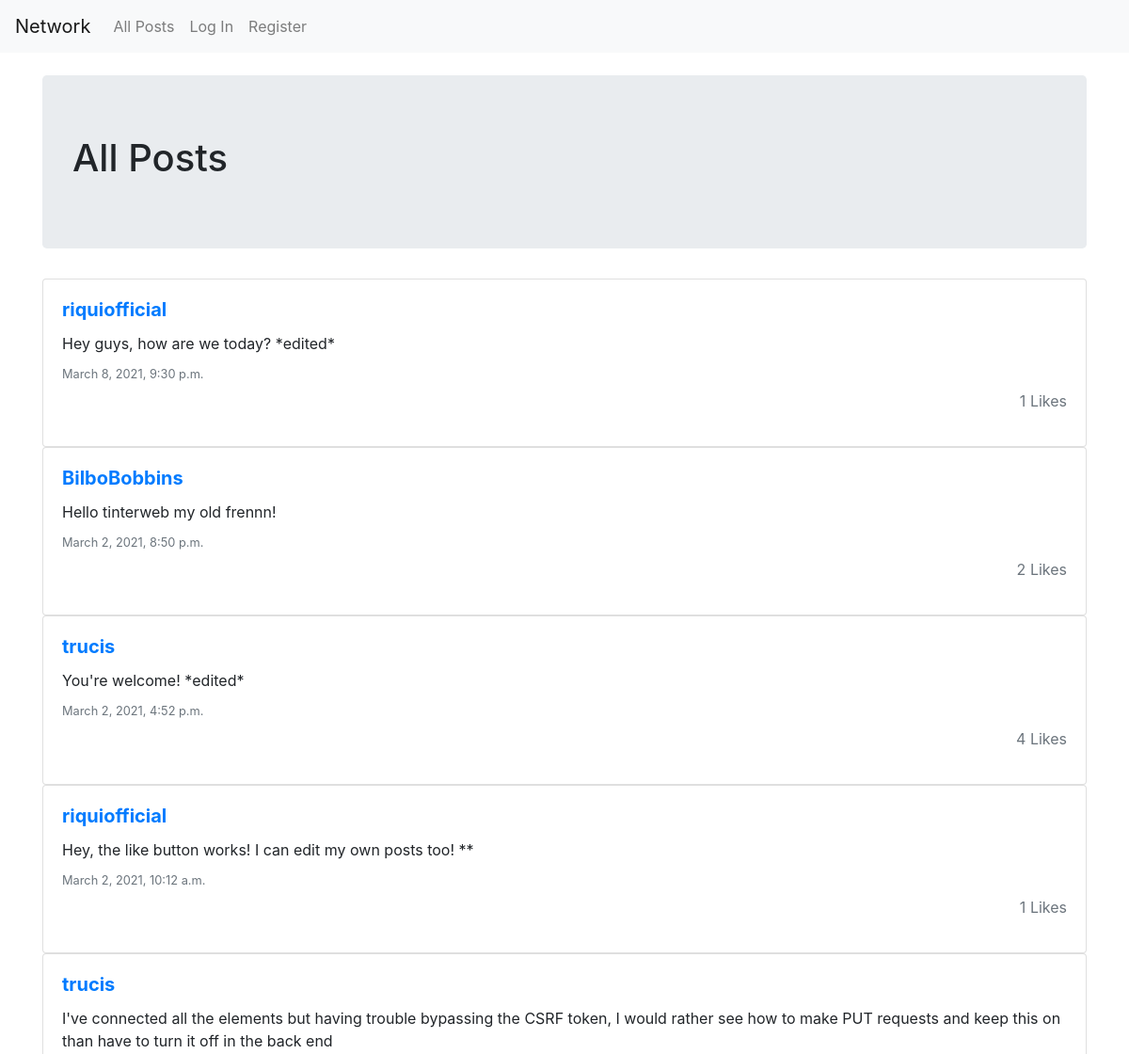
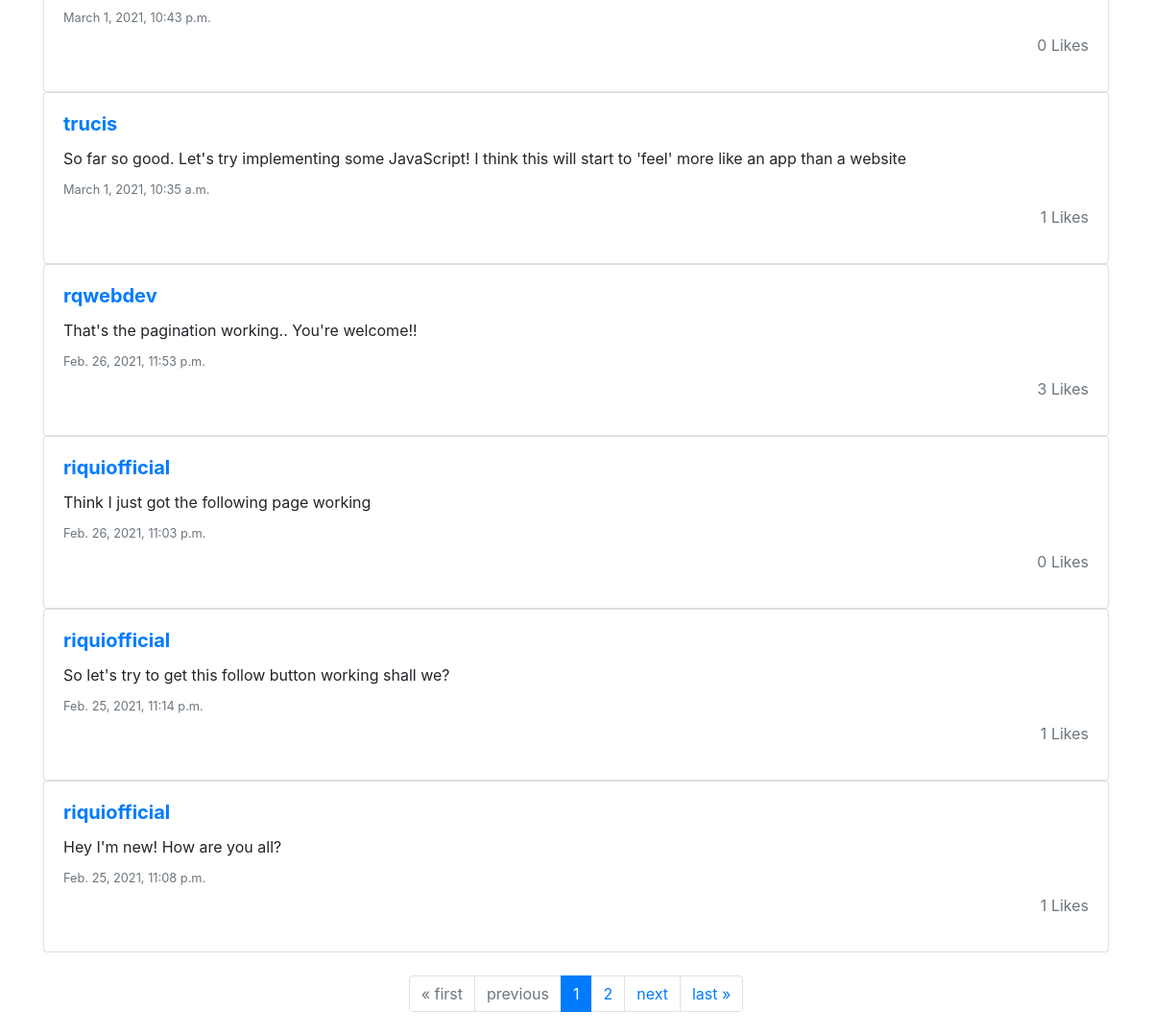
The page / on the database its author committed (2 pictures, top to bottom).
### network/models.py (models this page shows, shortened)
class Post(models.Model):
    author = models.ForeignKey(User, on_delete=models.CASCADE)
    content = models.CharField(max_length=250)
    date = models.DateTimeField(auto_now_add=True)
    likes = models.ManyToManyField(
        User, blank=True, default=None, related_name="post_likes")
    def total_likes(self):
        return self.likes.count()

class User(AbstractUser):
    following = models.ManyToManyField(
        "self", symmetrical=False, blank=True, default=None)

### network/views.py (the view, shortened to what this page needs)
# urls.py: path("", views.index, name="index"),
def index(request, post_id=None, following=False):
    new_post = NewPostForm()
    user = request.user
    title = "All Posts"
    if bool(following) == True:
        if user.is_authenticated:
            followed_users = user.following.all()
            posts = Post.objects.filter(
                author__in=followed_users).order_by("-date")
            title = "Following"
        else:
            return HttpResponseRedirect(reverse("login"))
    else:
        posts = Post.objects.all().order_by("-date")
    paginator = Paginator(posts, 10)
    page_number = request.GET.get('page')
    page_obj = paginator.get_page(page_number)
    return render(request, "network/index.html", {"title": title, "new_post": new_post, "posts": page_obj})

### network/templates/network/index.html (shortened to what this page needs)
{% extends "network/layout.html" %} {% block title %}Social Network - {{title}}{%endblock%} {% block body %}
<div class="container mt-4">
  <div class="jumbotron">
    <h1>All Posts</h1>
  </div>
</div>
{% for post in posts %}
<div class="container">
  <div class="card">
    <div class="card-body">
        <a href="{% url 'user_profile' post.author %}"><h5 class="card-title"><strong>{{post.author}}</strong></h5></a>
        <p class="card-text" id="card-text{{post.id}}">{{post.content}}</p>
      <h6 class="card-subtitle mb-2 text-muted" id="date{{post.id}}">
        <small>{{post.date}}</small>
      </h6>
      <p class="text-muted mt-0 text-right like{{post.id}}">{{post.total_likes}} Likes
      </p>
    </div>
  </div>
</div>
{%endfor%}
<nav aria-label="Page navigation example">
    <ul class="pagination justify-content-center my-4">
        <li class="{%if posts.has_previous %} page-item {%else%} page-item disabled {%endif%}%"><a class="page-link" href="?page=1">&laquo; first</a></li>
        <li class="{%if posts.has_previous %} page-item {%else%} page-item disabled {%endif%}"><a class="page-link" href="?page={% if posts.has_previous %}{{posts.previous_page_number}}{%endif%}">previous</a></li>
        {% for number in posts.paginator.page_range %}
        <li class="page-item {%if number == posts.number%} active {% endif %}"><a class="page-link" href="?page={{number}}">{{number}}</a></li>
        {%endfor%}
        <li class="{%if posts.has_next %} page-item {%else%} page-item disabled {%endif%}"><a class="page-link" href="?page={% if posts.has_next %}{{posts.next_page_number}}{%endif%}">next</a></li>
        <li class="{%if posts.has_next %} page-item {%else%} page-item disabled {%endif%}"><a class="page-link" href="?page={{ posts.paginator.num_pages }}">last &raquo;</a></li>
    </ul>
</nav>{% endblock %}

### network/templates/network/layout.html (shortened to what this page needs)
{% load static %}
<!DOCTYPE html>
<html lang="en">
  <head>
    <link
      rel="stylesheet"
      href="https://stackpath.bootstrapcdn.com/bootstrap/4.4.1/css/bootstrap.min.css"
    />
    <link href="{% static 'network/styles.css' %}" rel="stylesheet" />
  </head>
  <body>
    <nav class="navbar navbar-expand-lg navbar-light bg-light">
      <a class="navbar-brand" href="{% url 'index' %}">Network</a>
      <div>
        <ul class="navbar-nav mr-auto">
          <li class="nav-item">
            <a class="nav-link" href="{% url 'index' %}">All Posts</a>
          </li>
          {% if request.user.is_authenticated %}
          <li class="nav-item">
            <a class="nav-link" href="{% url 'following' 'True' %}"
              >Following</a
            >
          </li>
          <li class="nav-item">
            <a class="nav-link" id="logout" href="{% url 'logout' %}"
              >Log Out</a
            >
          </li>
          {% else %}
          <li class="nav-item">
            <a class="nav-link" href="{% url 'login' %}">Log In</a>
          </li>
          <li class="nav-item">
            <a class="nav-link" href="{% url 'register' %}">Register</a>
          </li>
          {% endif %}
        </ul>
      </div>
    </nav>
    <div class="body">{% block body %} {% endblock %}</div>
  </body>
</html>

### rows shown on the page
Post: author "riquiofficial", content "Hey guys, how are we today? *edited*", date "March 8, 2021, 9:30 p.m.", total_likes "1"
Post: author "BilboBobbins", content "Hello tinterweb my old frennn!", date "March 2, 2021, 8:50 p.m.", total_likes "2"
Post: author "trucis", content "You're welcome! *edited*", date "March 2, 2021, 4:52 p.m.", total_likes "4"
Post: author "riquiofficial", content "Hey, the like button works! I can edit my own posts too! **", date "March 2, 2021, 10:12 a.m.", total_likes "1"
Post: author "trucis", content "I've connected all the elements but having trouble bypassing the CSRF token, I would rather see how to make PUT requests and keep this on than have to turn it off in the back end", date "March 1, 2021, 10:43 p.m.", total_likes "0"
Post: author "trucis", content "So far so good. Let's try implementing some JavaScript! I think this will start to 'feel' more like an app than a website", date "March 1, 2021, 10:35 a.m.", total_likes "1"
Post: author "rqwebdev", content "That's the pagination working.. You're welcome!!", date "Feb. 26, 2021, 11:53 p.m.", total_likes "3"
Post: author "riquiofficial", content "Think I just got the following page working", date "Feb. 26, 2021, 11:03 p.m.", total_likes "0"
Post: author "riquiofficial", content "So let's try to get this follow button working shall we?", date "Feb. 25, 2021, 11:14 p.m.", total_likes "1"
Post: author "riquiofficial", content "Hey I'm new! How are you all?", date "Feb. 25, 2021, 11:08 p.m.", total_likes "1"

### other values the page prints
{{ number }} "1" "2"
